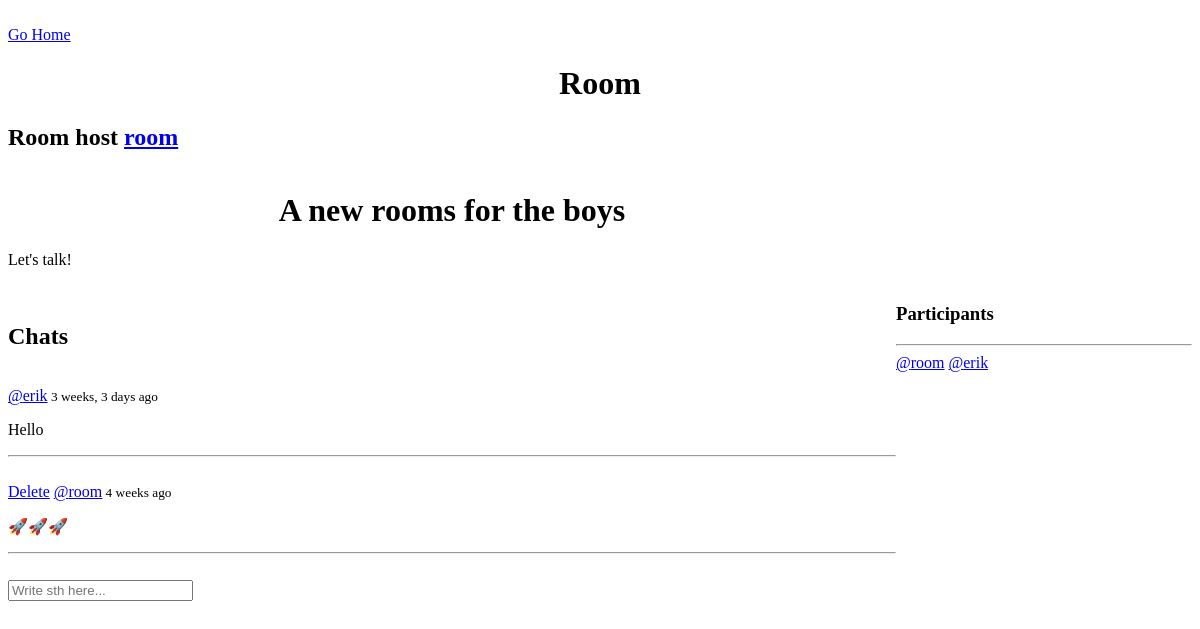
The page /room/21 (signed in) on the database as committed earlier.
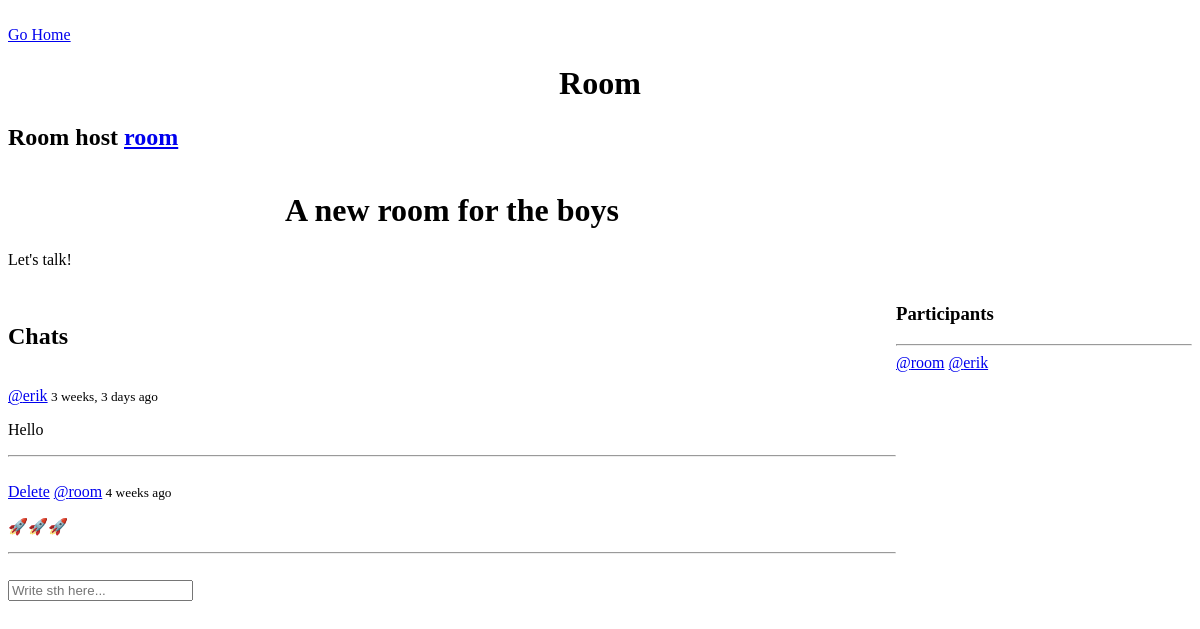
The same page on the database as committed later.
### room/models.py (models this page shows)
class Room(models.Model):
  host = models.ForeignKey(User,on_delete=models.SET_NULL,null=True)
  topic = models.ForeignKey(Topic,on_delete=models.SET_NULL,null=True)
  name = models.CharField(max_length=200)
  description = models.TextField(null=True,blank=True)
  participants = models.ManyToManyField(User,related_name='participants',blank=True)
  updated = models.DateTimeField(auto_now=True)
  created = models.DateTimeField(auto_now_add=True)
  class Meta:
    ordering = ['-updated','-created']
  def __str__(self):
    return self.name

### room/views.py (the view)
# urls.py: path('',include('room.urls')),
@login_required(login_url='account_login')
def room(request,pk):
  room = Room.objects.get(id=pk)
  room_messages = room.message_set.all().order_by('-created')
  participants = room.participants.all()
  if request.method == "POST":
    message = Message.objects.create(user = request.user,room = room,body = request.POST['body'])
    room.participants.add(request.user)
    return redirect('room',pk=room.id)
  context = {'room':room,'room_messages':room_messages,'participants':participants}
  return render(request,'room/room.html',context)

### room/models.py (called while the page is built)
  def __str__(self):
    return self.body[0:50]

### room/templates/room/room.html (shortened to what this page needs)
<a href="{% url 'home' %}">Go Home</a>
<h1>Room</h1>
<h2>Room host <a href="{% url 'profile' room.host.username %}">{{room.host}}</a></h2>
<div class="room-wrapper">
  <div>
  <h1>{{room}}</h1>
  <p>{{room.description}}</p>
  </div>
  <br>
  <div class="conversation">
    <br>
    <h2>Chats</h2>
    <br>
  {% for message in room_messages %}
  <div>
  {% if request.user == message.user %}
  <a href="{% url 'delete-message' message.id %}">Delete</a>
  {% endif %}
   <a href="{% url 'profile' message.user.username %}">@{{message.user}}</a><small> {{message.created|timesince}} ago</small>
    <p>{{message}}</p>
    <hr>
    <br>
  </div>
  {% endfor %}
  {% if request.user.is_authenticated %}
  <div>
    <form method="POST" action="">
    <input type="text" name="body" placeholder="Write sth here..."/>
    </form>
    {% endif %}
  </div>
  </div>
  <div>
    <h3>Participants</h3>
    <hr>
 {% for user in participants %}
 <a href="{% url 'profile' user.username %}">@{{user}}</a>
 {% endfor %}
  </div>
</div>

Rows that differ between the two databases and show on the page:
changed Room "Let's talk!": name "A new rooms for the boys" → "A new room for the boys"
